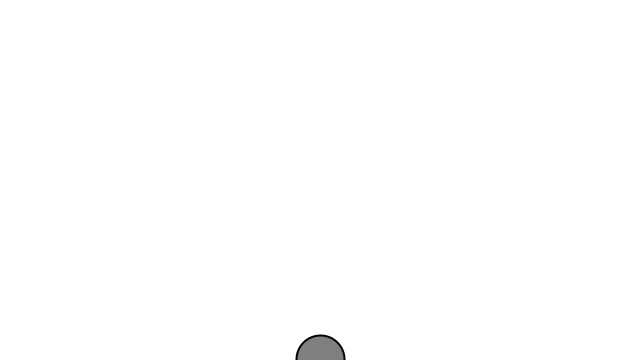
Frame 1 (no input)
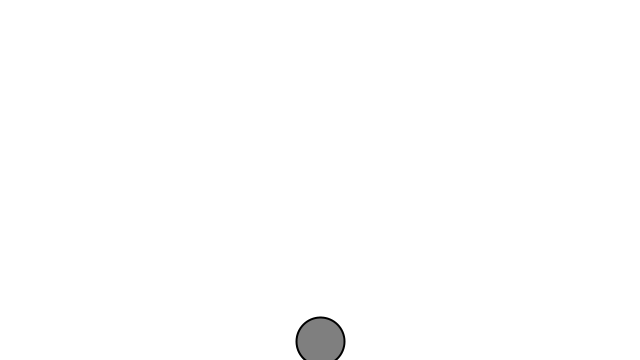
Frame 60 (the mouse pressed at the canvas centre just before this capture)
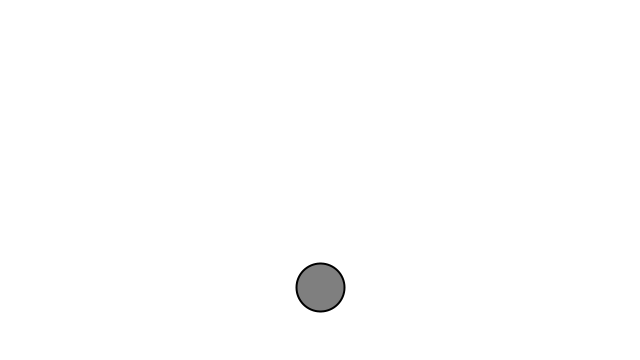
Frame 120 (the mouse held since frame 60 and released just before this capture)

The Processing sketch that drew these frames (run headless with seeded random() and noise(); from frame 60 on, the mouse is pressed at the canvas centre):

// Processing sketch: exercise_2_1
// ── exercise_2_1.pde
Mover m;

void setup() {
  size(640,360);
  m = new Mover();
}

void draw() {
  background(255);

  
  PVector wind = new PVector(0,-0.02);
  PVector gravity = new PVector(0,0.01);
  m.applyForce(wind);
  m.applyForce(gravity);


  m.update();
  m.display();
  m.checkEdges();
}

// ── Mover.pde
class Mover {
  PVector location;
  PVector velocity;
  PVector acceleration;
  float mass;

  Mover() {
    mass = 1;

    location = new PVector(width / 2, height);
    velocity = new PVector(0, 0);
    acceleration = new PVector(0, 0);
  }

  void applyForce(PVector force) {
    PVector f = PVector.div(force, mass);  // f / m
    acceleration.add(f);
  }

  void update() {
    velocity.add(acceleration);
    location.add(velocity);

    acceleration.mult(0);
  }

  void display() {
    stroke(0);
    strokeWeight(2);
    fill(127);
    ellipse(location.x,location.y,48,48);
  }
  void checkEdges() {

    if (location.x > width) {
      location.x = width;
      velocity.x *= -1;
    } else if (location.x < 0) {
      velocity.x *= -1;
      location.x = 0;
    }
    println (location.y);
    if (location.y > height) {
      velocity.y *= -1;
      location.y = height;
    }
    if (location.y < 0) {
      velocity.y *= -0.5;
    }
  }
}
